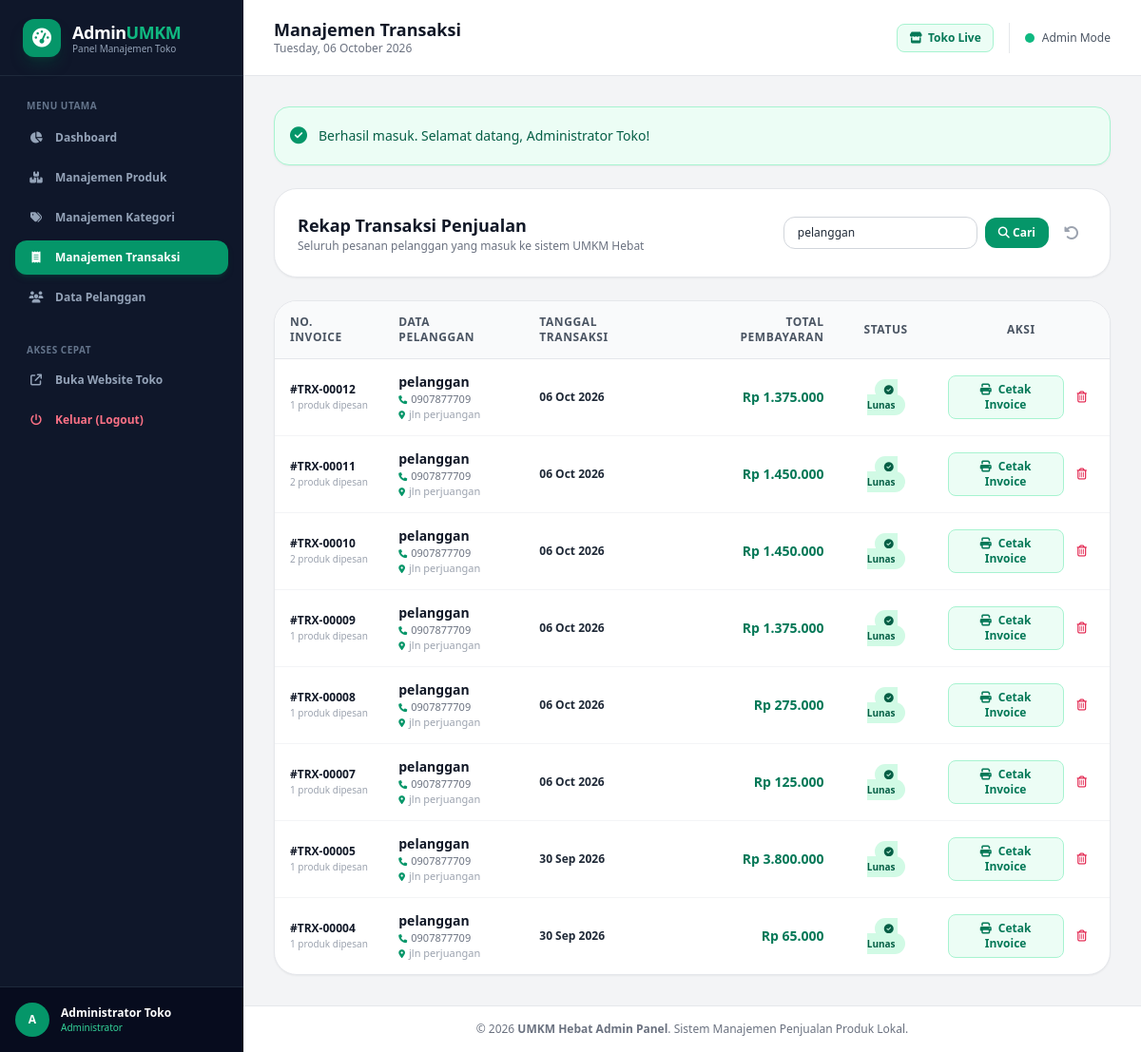
/admin/transaksi.php?cari=pelanggan (signed in), run on the app's committed database.
### tables this page shows
CREATE TABLE `tb_transaksi` (
  `id_transaksi` int(11) NOT NULL,
  `id_pelanggan` int(11) NOT NULL,
  `tanggal` date NOT NULL,
  `total_harga` int(11) NOT NULL
);

CREATE TABLE `tb_user` (
  `id` int(11) NOT NULL,
  `nama` varchar(255) NOT NULL,
  `email` varchar(255) NOT NULL,
  `username` varchar(255) NOT NULL,
  `password` varchar(255) NOT NULL,
  `hp` varchar(255) NOT NULL,
  `alamat` varchar(255) NOT NULL,
  `role` enum('admin','pelanggan') NOT NULL DEFAULT 'pelanggan'
);

### config/koneksi.php (called while the page is built, shortened)
<?php
function formatRupiah($angka) {
    return 'Rp ' . number_format((float)$angka, 0, ',', '.');
}

### admin/transaksi.php (the view, shortened to what this page needs)
<?php
require_once __DIR__ . '/../config/koneksi.php';
$flash_success = $_SESSION['flash_success'] ?? null;
require_once __DIR__ . '/layout_header.php';
$cari = trim($_GET['cari'] ?? '');
$where = ["1=1"];
if (!empty($cari)) {
    $s_cari = mysqli_real_escape_string($koneksi, $cari);
    $where[] = "(u.nama LIKE '%$s_cari%' OR u.username LIKE '%$s_cari%' OR t.id_transaksi = '$s_cari')";
}
$where_str = implode(' AND ', $where);
$sql = "SELECT t.*, u.nama as nama_pelanggan, u.email, u.hp, u.alamat,
               (SELECT COUNT(*) FROM tb_detail WHERE id_transaksi = t.id_transaksi) as total_item
        FROM tb_transaksi t
        JOIN tb_user u ON t.id_pelanggan = u.id
        WHERE $where_str
        ORDER BY t.id_transaksi DESC";
$result = mysqli_query($koneksi, $sql);
$transaksi_list = [];
if ($result) {
    while ($row = mysqli_fetch_assoc($result)) {
        $transaksi_list[] = $row;
    }
}
?>
<?php if ($flash_success): ?>
    <div class="mb-6 p-4 rounded-2xl bg-emerald-50 border border-emerald-200 text-emerald-800 text-sm font-medium flex items-center gap-3 shadow-sm">
        <i class="fa-solid fa-circle-check text-emerald-600 text-lg"></i>
        <span><?= htmlspecialchars($flash_success) ?></span>
    </div>
<?php endif; ?>
<div class="bg-white p-6 rounded-3xl border border-gray-200 shadow-sm mb-6 flex flex-col sm:flex-row sm:items-center justify-between gap-4">
    <div>
        <h2 class="text-lg font-bold text-gray-900">Rekap Transaksi Penjualan</h2>
        <p class="text-xs text-gray-500">Seluruh pesanan pelanggan yang masuk ke sistem UMKM Hebat</p>
    </div>
    <form action="transaksi.php" method="GET" class="flex items-center gap-2">
        <input type="text" name="cari" value="<?= htmlspecialchars($cari) ?>" placeholder="Cari ID transaksi atau nama..."
               class="px-3.5 py-2 border border-gray-300 rounded-xl text-xs focus:outline-none focus:ring-2 focus:ring-emerald-500">
        <button type="submit" class="px-3.5 py-2 bg-emerald-600 hover:bg-emerald-700 text-white rounded-xl text-xs font-semibold">
            <i class="fa-solid fa-magnifying-glass"></i> Cari
        </button>
        <?php if (!empty($cari)): ?>
            <a href="transaksi.php" class="p-2 text-gray-400 hover:text-rose-600" title="Reset Pencarian">
                <i class="fa-solid fa-rotate-left"></i>
            </a>
        <?php endif; ?>
    </form>
</div>
<div class="bg-white rounded-3xl border border-gray-200 shadow-sm overflow-hidden">
    <?php if (empty($transaksi_list)): ?>
        <div class="p-12 text-center text-gray-400 text-xs">
            <i class="fa-solid fa-receipt text-4xl mb-2 text-gray-300"></i>
            <p>Tidak ada transaksi yang ditemukan.</p>
        </div>
    <?php else: ?>
        <div class="overflow-x-auto">
            <table class="w-full text-left text-xs">
                <thead>
                    <tr class="bg-gray-50 text-gray-600 uppercase font-bold border-b border-gray-200 tracking-wider">
                        <th class="py-3.5 px-4">No. Invoice</th>
                        <th class="py-3.5 px-4">Data Pelanggan</th>
                        <th class="py-3.5 px-4">Tanggal Transaksi</th>
                        <th class="py-3.5 px-4 text-right">Total Pembayaran</th>
                        <th class="py-3.5 px-4 text-center">Status</th>
                        <th class="py-3.5 px-4 text-center">Aksi</th>
                    </tr>
                </thead>
                <tbody class="divide-y divide-gray-100">
                    <?php foreach ($transaksi_list as $trx): ?>
                        <tr class="hover:bg-gray-50/70 transition">
                            <td class="py-3.5 px-4 font-black text-gray-900">
                                #TRX-<?= str_pad($trx['id_transaksi'], 5, '0', STR_PAD_LEFT) ?>
                                <span class="block text-[10px] text-gray-400 font-normal"><?= $trx['total_item'] ?> produk dipesan</span>
                            </td>
                            <td class="py-3.5 px-4">
                                <span class="font-bold text-gray-900 text-sm block"><?= htmlspecialchars($trx['nama_pelanggan']) ?></span>
                                <span class="text-[11px] text-gray-500 block"><i class="fa-solid fa-phone text-[9px] text-emerald-600 mr-1"></i><?= htmlspecialchars($trx['hp']) ?></span>
                                <span class="text-[11px] text-gray-400 block truncate max-w-xs"><i class="fa-solid fa-location-dot text-[9px] text-emerald-600 mr-1"></i><?= htmlspecialchars($trx['alamat']) ?></span>
                            </td>
                            <td class="py-3.5 px-4 text-gray-600">
                                <div class="font-semibold text-gray-800"><?= date('d M Y', strtotime($trx['tanggal'])) ?></div>
                            </td>
                            <td class="py-3.5 px-4 text-right font-extrabold text-emerald-700 text-sm">
                                <?= formatRupiah($trx['total_harga']) ?>
                            </td>
                            <td class="py-3.5 px-4 text-center">
                                <span class="px-2.5 py-1 rounded-full text-[10px] font-bold bg-emerald-100 text-emerald-800">
                                    <i class="fa-solid fa-check-circle mr-1"></i> Lunas
                                </span>
                            </td>
                            <td class="py-3.5 px-4 text-center">
                                <div class="inline-flex items-center gap-1.5">
                                    <a href="../invoice.php?id=<?= $trx['id_transaksi'] ?>" target="_blank"
                                       class="px-2.5 py-1.5 bg-emerald-50 hover:bg-emerald-100 text-emerald-700 border border-emerald-200 rounded-lg text-xs font-semibold transition" title="Lihat & Cetak Invoice">
                                        <i class="fa-solid fa-print mr-1"></i> Cetak Invoice
                                    </a>
                                    <a href="transaksi.php?aksi=hapus&id=<?= $trx['id_transaksi'] ?>"
                                       onclick="return confirm('Apakah Anda yakin ingin menghapus transaksi #TRX-<?= str_pad($trx['id_transaksi'], 5, '0', STR_PAD_LEFT) ?>? Tindakan ini tidak dapat dibatalkan.');"
                                       class="p-2 text-rose-600 hover:bg-rose-50 rounded-lg transition" title="Hapus Transaksi">
                                        <i class="fa-regular fa-trash-can"></i>
                                    </a>
                                </div>
                            </td>
                        </tr>
                    <?php endforeach; ?>
                </tbody>
            </table>
        </div>
    <?php endif; ?>
</div>
<?php require_once __DIR__ . '/layout_footer.php'; ?>

### data on the page
tb_transaksi: id_transaksi "00012", total_item "1", id_pelanggan.nama "pelanggan", id_pelanggan.hp "0907877709", id_pelanggan.alamat "jln perjuangan", tanggal "06 Oct 2026", total_harga "Rp 1.375.000"
tb_transaksi: id_transaksi "00011", total_item "2", id_pelanggan.nama "pelanggan", id_pelanggan.hp "0907877709", id_pelanggan.alamat "jln perjuangan", tanggal "06 Oct 2026", total_harga "Rp 1.450.000"
tb_transaksi: id_transaksi "00010", total_item "2", id_pelanggan.nama "pelanggan", id_pelanggan.hp "0907877709", id_pelanggan.alamat "jln perjuangan", tanggal "06 Oct 2026", total_harga "Rp 1.450.000"
tb_transaksi: id_transaksi "00009", total_item "1", id_pelanggan.nama "pelanggan", id_pelanggan.hp "0907877709", id_pelanggan.alamat "jln perjuangan", tanggal "06 Oct 2026", total_harga "Rp 1.375.000"
tb_transaksi: id_transaksi "00008", total_item "1", id_pelanggan.nama "pelanggan", id_pelanggan.hp "0907877709", id_pelanggan.alamat "jln perjuangan", tanggal "06 Oct 2026", total_harga "Rp 275.000"
tb_transaksi: id_transaksi "00007", total_item "1", id_pelanggan.nama "pelanggan", id_pelanggan.hp "0907877709", id_pelanggan.alamat "jln perjuangan", tanggal "06 Oct 2026", total_harga "Rp 125.000"
tb_transaksi: id_transaksi "00005", total_item "1", id_pelanggan.nama "pelanggan", id_pelanggan.hp "0907877709", id_pelanggan.alamat "jln perjuangan", tanggal "30 Sep 2026", total_harga "Rp 3.800.000"
tb_transaksi: id_transaksi "00004", total_item "1", id_pelanggan.nama "pelanggan", id_pelanggan.hp "0907877709", id_pelanggan.alamat "jln perjuangan", tanggal "30 Sep 2026", total_harga "Rp 65.000"

### other printed values
substr($admin_user['nama'] ?? 'A', 0, 1) "A"
$admin_user['nama'] "Administrator Toko"
$page_title "Manajemen Transaksi"
$flash_success "Berhasil masuk. Selamat datang, Administrator Toko!"
